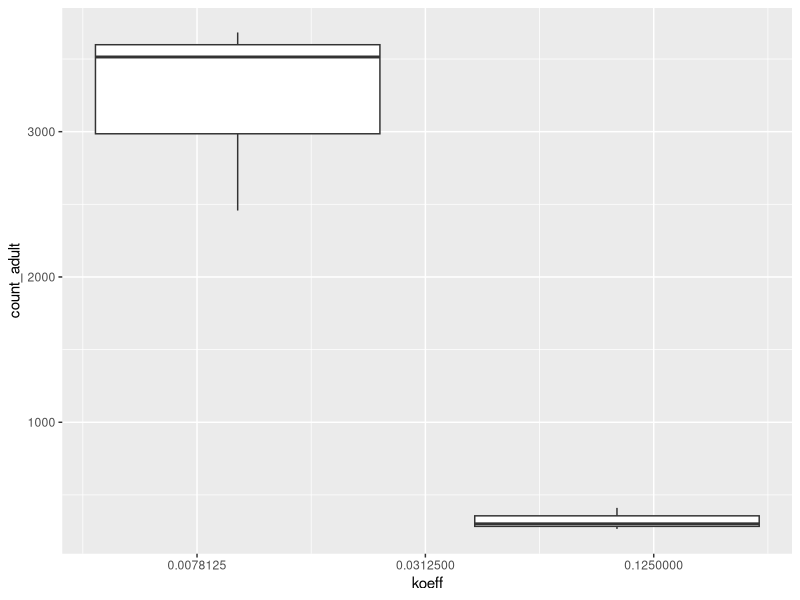
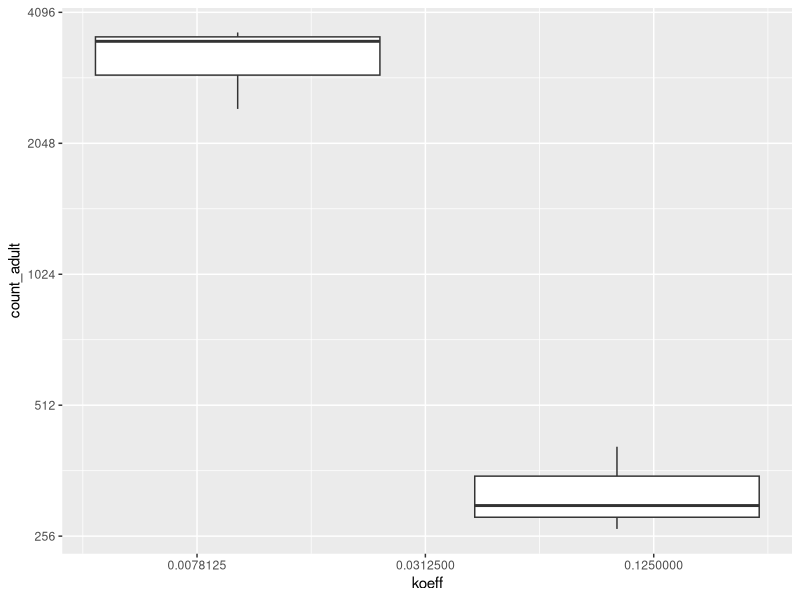
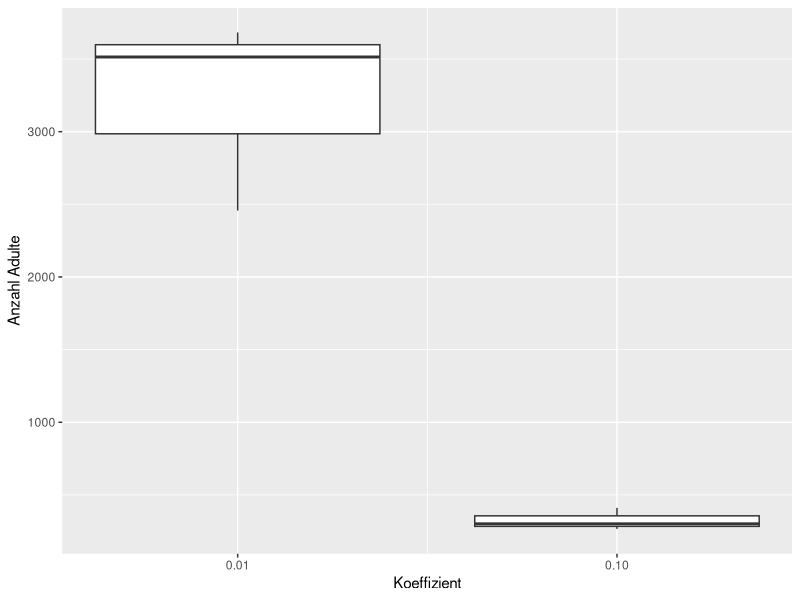
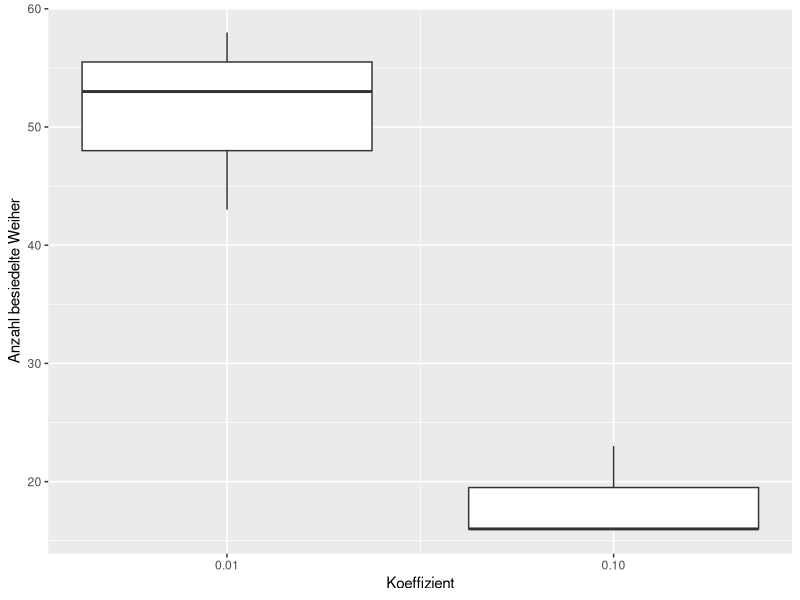

Reproduce these figures in R, in order.
library(tidyverse)

data <- read.table("excel/kalibration.csv",sep=',', fill=TRUE, header=TRUE)
colnames(data) <- c("Modelldatum","simulation_name", "koeff", "tot_egg", "tot_larva", "tot_juv", "tot_adult", "tot_migrJuv", "tot_migrAdult", "anz_migrJuv", "anz_migrAdult", "catched_adult", "catched_juv", "count_pond", "count_egg", "count_larv", "count_juv", "count_adult", "mean_age_adult","min_age_adult", "max_age_adult","sd_age_adult", "median_age_adult")
str(data)

koeff_levels <- as.numeric(levels(as.factor(data$koeff)))

bp_adult <- ggplot(data, aes(group= koeff, x=koeff, y=count_adult)) + geom_boxplot()
bp_adult + scale_x_continuous(trans='log2')
bp_adult + scale_x_continuous(trans='log2') + scale_y_continuous(trans='log2')
bp_adult + scale_x_continuous(trans='log2', breaks=koeff_levels, name="Koeffizient") + scale_y_continuous(name="Anzahl Adulte")

bp_pond <- ggplot(data, aes(group= koeff, x=koeff, y=count_pond)) + geom_boxplot()
bp_pond + scale_x_continuous(trans='log2', breaks=koeff_levels, name="Koeffizient") + scale_y_continuous(name="Anzahl besiedelte Weiher")
